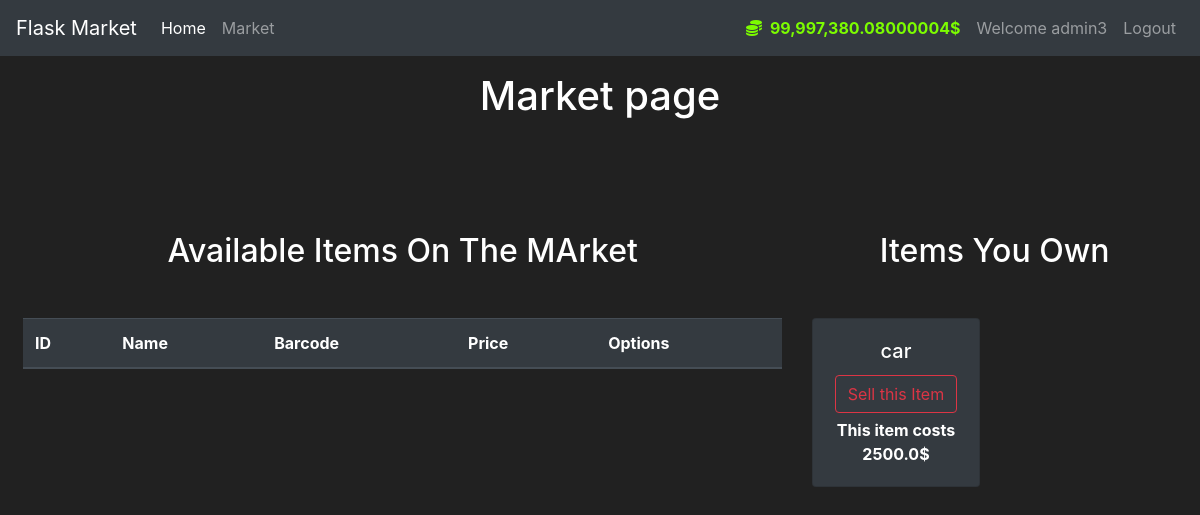
Page /market (signed in) on the earlier database version.
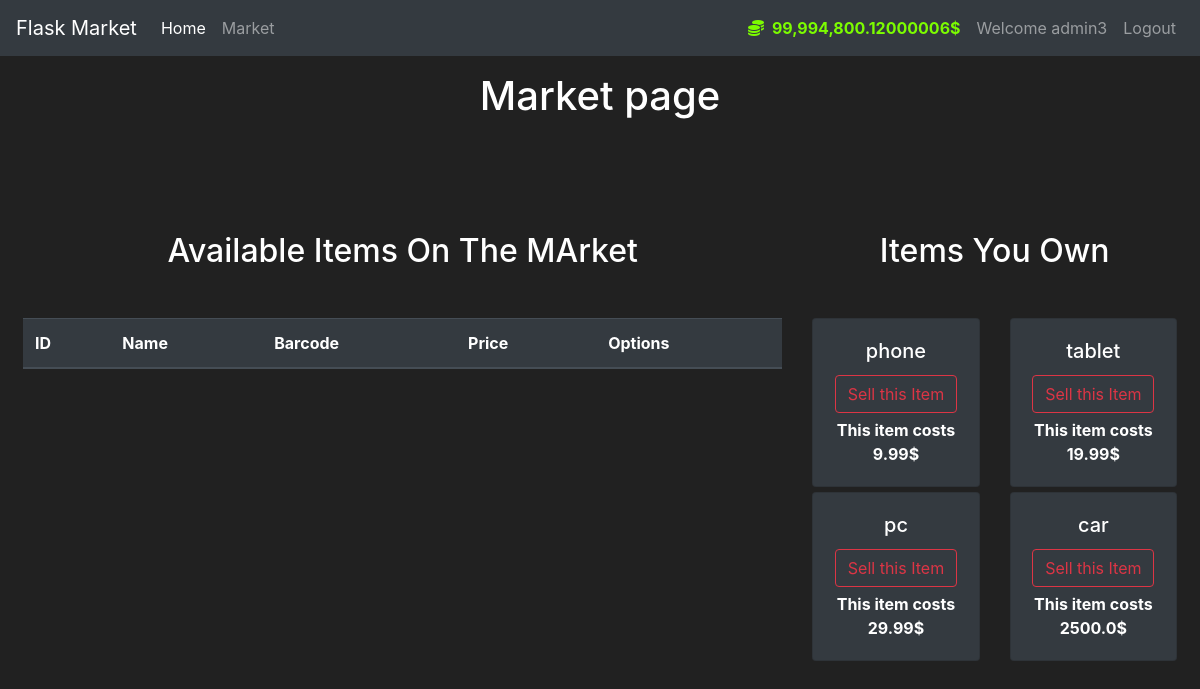
Same page on the later database version.
### market/models.py (models this page shows, shortened)
class User(db.Model,UserMixin):
    id = db.Column(db.Integer(), primary_key=True)
    username = db.Column(db.String(30), nullable=False,unique=True)
    email = db.Column(db.String(100), nullable=False,unique=True)
    password_hash = db.Column(db.String(60), nullable=False)
    budget = db.Column(db.Integer(), nullable=False,default=1000)
    items = db.relationship('Item',backref='owned_user',lazy=True)
    @property
    def password(self):
        return self.password
    @property
    def nice_budget(self):
        return f"{self.budget:,}"

class Item(db.Model):
    id = db.Column(db.Integer(), primary_key=True)
    name = db.Column(db.String(30), nullable=False,unique=True)
    description = db.Column(db.String(1024), nullable=False)
    barcode = db.Column(db.Integer(), unique=True, nullable=False)
    price = db.Column(db.Float(), nullable=False)
    owner = db.Column(db.Integer(),db.ForeignKey('user.id'))

### market/routes.py (the view, shortened to what this page needs)
@app.route('/market',methods=['GET', 'POST'])
@login_required
def Market():
    purchaseItemForm = PurchaseItemForm()
    sellItemForm = SellItemForm()
    if request.method == "GET":
        items = Item.query.filter_by(owner=None)
        owned_items = Item.query.filter_by(owner=current_user.id)
        return render_template('market.html',items=items,purchaseFrom=purchaseItemForm,owned_items=owned_items,sellItemForm=sellItemForm)

### market/models.py (called while the page is built)
@login_manager.user_loader
def load_user(user_id):
    return User.query.get(int(user_id))

### market/templates/market.html (shortened to what this page needs)
{% extends 'base.html' %}
{% block content %}
<h1 class="text-center my-3">Market page</h1>
<div class="row my-2 mx-2">
    <div class="col-8 my-5">
        <h2 class="my-5 text-center">Available Items On The MArket</h2>
        <table class="table table-hover table-dark">
            <thead class="thead-dark">
                <tr>
                    <th scope="col">ID</th>
                    <th scope="col">Name</th>
                    <th scope="col">Barcode</th>
                    <th scope="col">Price</th>
                    <th scope="col">Options</th>
                </tr>
            </thead>
        </table>
    </div>
    <div class="col-4 my-5">
        <h2 class="my-5 text-center">Items You Own</h2>
        <div class="row">
            {% for owned_item in owned_items %}
              <div class="col-md-6">
                  <div style="margin-bottom: 5px" class="card text-center bg-dark">
                       <div class="card-body">
                           <h5 class="card-title">{{ owned_item.name }}</h5>
                           <button type="button" class="btn btn-outline-danger" style="margin-bottom: 5px"
                                   data-toggle="modal" data-target="#Modal-SellingConfirm-{{ owned_item.id }}">
                               Sell this Item
                           </button>
                           <p class="card-text"><strong>
                               This item costs {{ owned_item.price }}$
                           </strong></p>
                       </div>
                   </div>
              </div>
            {% endfor %}
         </div>
    </div>
</div>
{% endblock %}

### market/templates/base.html (shortened to what this page needs)
<!doctype html>
<html lang="en">
<head>
  <link rel="stylesheet" href="https://cdn.jsdelivr.net/npm/bootstrap@4.5.3/dist/css/bootstrap.min.css"
>
  <link rel="stylesheet" href="https://cdnjs.cloudflare.com/ajax/libs/font-awesome/5.15.4/css/all.min.css">
</head>
<body>
  <nav class="navbar navbar-expand-md navbar-dark bg-dark">
    <a class="navbar-brand" href="{{url_for('Home')}}">Flask Market</a>
    <div class="collapse navbar-collapse" id="navbarNav">
      <ul class="navbar-nav mr-auto">
        <li class="nav-item active">
          <a class="nav-link" href="{{url_for('Home')}}">Home <span class="sr-only">(current)</span></a>
        </li>
        <li class="nav-item">
          <a class="nav-link" href="{{url_for('Market')}}">Market</a>
        </li>
      </ul>
      {% if current_user.is_authenticated %}
      <ul class="navbar-nav">
        <li class="nav-item">
          <a class="nav-link" href="#" style="color: lawngreen;font-weight:bold ">
            <i class="fas fa-coins mx-2"></i>{{current_user.nice_budget }}$
          </a>
        </li>
        <li class="nav-item">
          <a class="nav-link" href="#">Welcome {{ current_user.username }}</a>
        </li>
        <li class="nav-item">
          <a class="nav-link" href="{{ url_for('Logout') }}">Logout</a>
        </li>
      </ul>
      {% endif %}
    </div>
  </nav>
  {% block content %}
  {% endblock %}
</body>
</html>

### market/templates/base.html (style rules this page uses)
body { background-color: #212121; color: white }

Differences in the rows shown:
changed User "admin3": nice_budget "99,997,380.08000004" → "99,994,800.12000006"
now on this page (row edited): Item: name "phone", price "9.99"
now on this page (row edited): Item: name "tablet", price "19.99"
now on this page (row edited): Item: name "pc", price "29.99"
